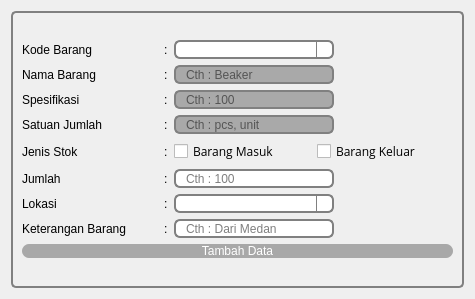
<?xml version="1.0" encoding="UTF-8"?>
<ui version="4.0">
 <class>Form</class>
 <widget class="QWidget" name="Form">
  <property name="geometry">
   <rect>
    <x>0</x>
    <y>0</y>
    <width>475</width>
    <height>299</height>
   </rect>
  </property>
  <property name="windowTitle">
   <string>Form</string>
  </property>
  <layout class="QVBoxLayout" name="verticalLayout_2">
   <item>
    <widget class="QGroupBox" name="groupBox">
     <property name="styleSheet">
      <string notr="true">QGroupBox {
   
    border: 2px solid gray;
    border-radius: 5px;
    margin-top: 1ex; /* leave space at the top for the title */
}

QGroupBox::title {
    subcontrol-origin: margin;
    subcontrol-position: top center; /* position at the top center */

    
}</string>
     </property>
     <property name="title">
      <string/>
     </property>
     <layout class="QVBoxLayout" name="verticalLayout">
      <item>
       <layout class="QGridLayout" name="gridLayout">
        <item row="4" column="0">
         <widget class="QLabel" name="label_11">
          <property name="styleSheet">
           <string notr="true">QLabel {color:black;border:0px;font: 15px &quot;Open Sans&quot;;
padding: 0 0px;}
</string>
          </property>
          <property name="text">
           <string>Jenis Stok</string>
          </property>
         </widget>
        </item>
        <item row="5" column="0">
         <widget class="QLabel" name="label_6">
          <property name="styleSheet">
           <string notr="true">QLabel {color:black;border:0px;font: 15px &quot;Open Sans&quot;;
padding: 0 0px;}
</string>
          </property>
          <property name="text">
           <string>Jumlah</string>
          </property>
         </widget>
        </item>
        <item row="2" column="0">
         <widget class="QLabel" name="label_5">
          <property name="styleSheet">
           <string notr="true">QLabel {color:black;border:0px;font: 15px &quot;Open Sans&quot;;
padding: 0 0px;}
</string>
          </property>
          <property name="text">
           <string>Spesifikasi</string>
          </property>
         </widget>
        </item>
        <item row="3" column="0">
         <widget class="QLabel" name="label_7">
          <property name="styleSheet">
           <string notr="true">QLabel {color:black;border:0px;font: 15px &quot;Open Sans&quot;;
padding: 0 0px;}
</string>
          </property>
          <property name="text">
           <string>Satuan Jumlah</string>
          </property>
         </widget>
        </item>
        <item row="0" column="1">
         <widget class="QLabel" name="label_10">
          <property name="sizePolicy">
           <sizepolicy hsizetype="Fixed" vsizetype="Fixed">
            <horstretch>0</horstretch>
            <verstretch>0</verstretch>
           </sizepolicy>
          </property>
          <property name="maximumSize">
           <size>
            <width>16777215</width>
            <height>21</height>
           </size>
          </property>
          <property name="styleSheet">
           <string notr="true">QLabel {color:black;border:0px;font: 15px &quot;Open Sans&quot;;
padding: 0 0px;}
</string>
          </property>
          <property name="text">
           <string>:</string>
          </property>
          <property name="alignment">
           <set>Qt::AlignLeading|Qt::AlignLeft|Qt::AlignVCenter</set>
          </property>
         </widget>
        </item>
        <item row="4" column="3">
         <widget class="QCheckBox" name="barang_keluar">
          <property name="font">
           <font>
            <family>Open Sans</family>
            <pointsize>9</pointsize>
           </font>
          </property>
          <property name="focusPolicy">
           <enum>Qt::ClickFocus</enum>
          </property>
          <property name="styleSheet">
           <string notr="true">

QCheckBox::indicator:unchecked {
	width : 15px;
	height : 15px;
	
	image: url(:/newPrefix/checkbox-unchecked-svgrepo-com.svg);
}

QCheckBox::indicator:unchecked:hover {
width : 15px;
	height : 15px;
    image: url(:/newPrefix/checkbox-unchecked-hover.svg)
}

QCheckBox{}

QCheckBox::indicator:checked {
width : 15px;
	height : 15px;
    image: url(:/newPrefix/checkbox-checked.svg)
}

QCheckBox::indicator:checked:hover {width : 15px;
	height : 15px;
    image: url(:/newPrefix/checkbox-checked-hover.svg);
}
</string>
          </property>
          <property name="text">
           <string>Barang Keluar</string>
          </property>
         </widget>
        </item>
        <item row="1" column="2" colspan="2">
         <widget class="QLineEdit" name="nama_barang">
          <property name="enabled">
           <bool>true</bool>
          </property>
          <property name="maximumSize">
           <size>
            <width>160</width>
            <height>19</height>
           </size>
          </property>
          <property name="styleSheet">
           <string notr="true">QLineEdit{border: 2px solid gray;
border-radius: 6px;
padding: 0 8px;
min-height: 15px ;
max-height:15px;
}

QLineEdit:read-only {
    background: darkgray;
}</string>
          </property>
          <property name="readOnly">
           <bool>true</bool>
          </property>
          <property name="placeholderText">
           <string>Cth : Beaker</string>
          </property>
         </widget>
        </item>
        <item row="7" column="0">
         <widget class="QLabel" name="label_9">
          <property name="styleSheet">
           <string notr="true">QLabel {color:black;border:0px;font: 15px &quot;Open Sans&quot;;
padding: 0 0px;}
</string>
          </property>
          <property name="text">
           <string>Keterangan Barang</string>
          </property>
         </widget>
        </item>
        <item row="6" column="0">
         <widget class="QLabel" name="label_3">
          <property name="styleSheet">
           <string notr="true">QLabel {color:black;border:0px;font: 15px &quot;Open Sans&quot;;
padding: 0 0px;}
</string>
          </property>
          <property name="text">
           <string>Lokasi</string>
          </property>
         </widget>
        </item>
        <item row="0" column="0">
         <widget class="QLabel" name="label">
          <property name="styleSheet">
           <string notr="true">QLabel {color:black;border:0px;font: 15px &quot;Open Sans&quot;;
padding: 0 0px;}
</string>
          </property>
          <property name="text">
           <string>Kode Barang</string>
          </property>
         </widget>
        </item>
        <item row="0" column="2" colspan="2">
         <widget class="CustomComboBox" name="kodebarang">
          <property name="maximumSize">
           <size>
            <width>160</width>
            <height>19</height>
           </size>
          </property>
          <property name="styleSheet">
           <string notr="true">QComboBox {border: 2px solid gray;
border-radius:6px;
padding: 0 8px;
min-height: 15px ;
max-height:15px;
selection-background-color: darkgray; }

QComboBox::drop-down {
    subcontrol-origin: padding;
    subcontrol-position: top right;
    width: 15px;

    border-left-width: 1px;
    border-left-color: gray;
    border-left-style: solid; /* just a single line */
  	border-top-right-radius: 6px; /* same radius as the QComboBox */
    border-bottom-right-radius: 6px;
}

QComboBox::down-arrow {
	image: url(:/newPrefix/drop-down-arrow.png);
	width: 13px;
    height: 13px;
}

QComboBox::down-arrow:on { /* shift the arrow when popup is open */
    top: 1px;
    left: 1px;
}

QComboBox QAbstractItemView {
    border: 3px solid darkgray;
    selection-background-color: gray;
}</string>
          </property>
          <property name="editable">
           <bool>true</bool>
          </property>
          <property name="placeholderText">
           <string>WOI</string>
          </property>
         </widget>
        </item>
        <item row="4" column="2">
         <widget class="QCheckBox" name="barang_masuk">
          <property name="font">
           <font>
            <family>Open Sans</family>
            <pointsize>9</pointsize>
           </font>
          </property>
          <property name="focusPolicy">
           <enum>Qt::ClickFocus</enum>
          </property>
          <property name="styleSheet">
           <string notr="true">


QCheckBox::indicator:unchecked {
	width : 15px;
	height : 15px;
	
	image: url(:/newPrefix/checkbox-unchecked-svgrepo-com.svg);
}

QCheckBox::indicator:unchecked:hover {
width : 15px;
	height : 15px;
    image: url(:/newPrefix/checkbox-unchecked-hover.svg)
}

QCheckBox{}

QCheckBox::indicator:checked {
width : 15px;
	height : 15px;
    image: url(:/newPrefix/checkbox-checked.svg)
}

QCheckBox::indicator:checked:hover {width : 15px;
	height : 15px;
    image: url(:/newPrefix/checkbox-checked-hover.svg);
}
</string>
          </property>
          <property name="text">
           <string>Barang Masuk</string>
          </property>
          <property name="iconSize">
           <size>
            <width>30</width>
            <height>30</height>
           </size>
          </property>
          <property name="checked">
           <bool>false</bool>
          </property>
          <property name="tristate">
           <bool>false</bool>
          </property>
         </widget>
        </item>
        <item row="1" column="0">
         <widget class="QLabel" name="label_2">
          <property name="styleSheet">
           <string notr="true">QLabel {color:black;border:0px;font: 15px &quot;Open Sans&quot;;
padding: 0 0px;}
</string>
          </property>
          <property name="text">
           <string>Nama Barang</string>
          </property>
         </widget>
        </item>
        <item row="1" column="1">
         <widget class="QLabel" name="label_12">
          <property name="sizePolicy">
           <sizepolicy hsizetype="Fixed" vsizetype="Fixed">
            <horstretch>0</horstretch>
            <verstretch>0</verstretch>
           </sizepolicy>
          </property>
          <property name="maximumSize">
           <size>
            <width>16777215</width>
            <height>21</height>
           </size>
          </property>
          <property name="styleSheet">
           <string notr="true">QLabel {color:black;border:0px;font: 15px &quot;Open Sans&quot;;
padding: 0 0px;}
</string>
          </property>
          <property name="text">
           <string>:</string>
          </property>
          <property name="alignment">
           <set>Qt::AlignLeading|Qt::AlignLeft|Qt::AlignVCenter</set>
          </property>
         </widget>
        </item>
        <item row="2" column="1">
         <widget class="QLabel" name="label_18">
          <property name="sizePolicy">
           <sizepolicy hsizetype="Fixed" vsizetype="Fixed">
            <horstretch>0</horstretch>
            <verstretch>0</verstretch>
           </sizepolicy>
          </property>
          <property name="maximumSize">
           <size>
            <width>16777215</width>
            <height>21</height>
           </size>
          </property>
          <property name="styleSheet">
           <string notr="true">QLabel {color:black;border:0px;font: 15px &quot;Open Sans&quot;;
padding: 0 0px;}
</string>
          </property>
          <property name="text">
           <string>:</string>
          </property>
          <property name="alignment">
           <set>Qt::AlignLeading|Qt::AlignLeft|Qt::AlignVCenter</set>
          </property>
         </widget>
        </item>
        <item row="3" column="1">
         <widget class="QLabel" name="label_13">
          <property name="sizePolicy">
           <sizepolicy hsizetype="Fixed" vsizetype="Fixed">
            <horstretch>0</horstretch>
            <verstretch>0</verstretch>
           </sizepolicy>
          </property>
          <property name="maximumSize">
           <size>
            <width>16777215</width>
            <height>21</height>
           </size>
          </property>
          <property name="styleSheet">
           <string notr="true">QLabel {color:black;border:0px;font: 15px &quot;Open Sans&quot;;
padding: 0 0px;}
</string>
          </property>
          <property name="text">
           <string>:</string>
          </property>
          <property name="alignment">
           <set>Qt::AlignLeading|Qt::AlignLeft|Qt::AlignVCenter</set>
          </property>
         </widget>
        </item>
        <item row="4" column="1">
         <widget class="QLabel" name="label_16">
          <property name="sizePolicy">
           <sizepolicy hsizetype="Fixed" vsizetype="Fixed">
            <horstretch>0</horstretch>
            <verstretch>0</verstretch>
           </sizepolicy>
          </property>
          <property name="maximumSize">
           <size>
            <width>16777215</width>
            <height>21</height>
           </size>
          </property>
          <property name="styleSheet">
           <string notr="true">QLabel {color:black;border:0px;font: 15px &quot;Open Sans&quot;;
padding: 0 0px;}
</string>
          </property>
          <property name="text">
           <string>:</string>
          </property>
          <property name="alignment">
           <set>Qt::AlignLeading|Qt::AlignLeft|Qt::AlignVCenter</set>
          </property>
         </widget>
        </item>
        <item row="5" column="1">
         <widget class="QLabel" name="label_14">
          <property name="sizePolicy">
           <sizepolicy hsizetype="Fixed" vsizetype="Fixed">
            <horstretch>0</horstretch>
            <verstretch>0</verstretch>
           </sizepolicy>
          </property>
          <property name="maximumSize">
           <size>
            <width>16777215</width>
            <height>21</height>
           </size>
          </property>
          <property name="styleSheet">
           <string notr="true">QLabel {color:black;border:0px;font: 15px &quot;Open Sans&quot;;
padding: 0 0px;}
</string>
          </property>
          <property name="text">
           <string>:</string>
          </property>
          <property name="alignment">
           <set>Qt::AlignLeading|Qt::AlignLeft|Qt::AlignVCenter</set>
          </property>
         </widget>
        </item>
        <item row="6" column="1">
         <widget class="QLabel" name="label_17">
          <property name="sizePolicy">
           <sizepolicy hsizetype="Fixed" vsizetype="Fixed">
            <horstretch>0</horstretch>
            <verstretch>0</verstretch>
           </sizepolicy>
          </property>
          <property name="maximumSize">
           <size>
            <width>16777215</width>
            <height>21</height>
           </size>
          </property>
          <property name="styleSheet">
           <string notr="true">QLabel {color:black;border:0px;font: 15px &quot;Open Sans&quot;;
padding: 0 0px;}
</string>
          </property>
          <property name="text">
           <string>:</string>
          </property>
          <property name="alignment">
           <set>Qt::AlignLeading|Qt::AlignLeft|Qt::AlignVCenter</set>
          </property>
         </widget>
        </item>
        <item row="7" column="1">
         <widget class="QLabel" name="label_15">
          <property name="sizePolicy">
           <sizepolicy hsizetype="Fixed" vsizetype="Fixed">
            <horstretch>0</horstretch>
            <verstretch>0</verstretch>
           </sizepolicy>
          </property>
          <property name="maximumSize">
           <size>
            <width>16777215</width>
            <height>21</height>
           </size>
          </property>
          <property name="styleSheet">
           <string notr="true">QLabel {color:black;border:0px;font: 15px &quot;Open Sans&quot;;
padding: 0 0px;}
</string>
          </property>
          <property name="text">
           <string>:</string>
          </property>
          <property name="alignment">
           <set>Qt::AlignLeading|Qt::AlignLeft|Qt::AlignVCenter</set>
          </property>
         </widget>
        </item>
        <item row="2" column="2" colspan="2">
         <widget class="QLineEdit" name="spesifikasi">
          <property name="maximumSize">
           <size>
            <width>160</width>
            <height>19</height>
           </size>
          </property>
          <property name="styleSheet">
           <string notr="true">QLineEdit{border: 2px solid gray;
border-radius: 6px;
padding: 0 8px;
min-height: 15px ;
max-height:15px;
}

QLineEdit:read-only {
    background: darkgray;
}</string>
          </property>
          <property name="readOnly">
           <bool>true</bool>
          </property>
          <property name="placeholderText">
           <string>Cth : 100</string>
          </property>
         </widget>
        </item>
        <item row="3" column="2" colspan="2">
         <widget class="QLineEdit" name="satuan_jumlah">
          <property name="maximumSize">
           <size>
            <width>160</width>
            <height>19</height>
           </size>
          </property>
          <property name="styleSheet">
           <string notr="true">QLineEdit{border: 2px solid gray;
border-radius: 6px;
padding: 0 8px;
min-height: 15px ;
max-height:15px;
}

QLineEdit:read-only {
    background: darkgray;
}</string>
          </property>
          <property name="readOnly">
           <bool>true</bool>
          </property>
          <property name="placeholderText">
           <string>Cth : pcs, unit</string>
          </property>
         </widget>
        </item>
        <item row="5" column="2" colspan="2">
         <widget class="QLineEdit" name="jumlah">
          <property name="maximumSize">
           <size>
            <width>160</width>
            <height>19</height>
           </size>
          </property>
          <property name="styleSheet">
           <string notr="true">QLineEdit{border: 2px solid gray;
border-radius: 6px;
padding: 0 8px;
min-height: 15px ;
max-height:15px;
}

QLineEdit:read-only {
    background: darkgray;
}</string>
          </property>
          <property name="placeholderText">
           <string>Cth : 100</string>
          </property>
         </widget>
        </item>
        <item row="6" column="2" colspan="2">
         <widget class="CustomComboBox" name="lokasi">
          <property name="maximumSize">
           <size>
            <width>160</width>
            <height>19</height>
           </size>
          </property>
          <property name="styleSheet">
           <string notr="true">QComboBox {border: 2px solid gray;
border-radius:6px;
padding: 0 8px;
min-height: 15px ;
max-height:15px;
selection-background-color: darkgray; }

QComboBox::drop-down {
    subcontrol-origin: padding;
    subcontrol-position: top right;
    width: 15px;

    border-left-width: 1px;
    border-left-color: gray;
    border-left-style: solid; /* just a single line */
  	border-top-right-radius: 6px; /* same radius as the QComboBox */
    border-bottom-right-radius: 6px;
}

QComboBox::down-arrow {
	image: url(:/newPrefix/drop-down-arrow.png);
	width: 13px;
    height: 13px;
}

QComboBox::down-arrow:on { /* shift the arrow when popup is open */
    top: 1px;
    left: 1px;
}

QComboBox QAbstractItemView {
    border: 3px solid darkgray;
    selection-background-color: gray;
}</string>
          </property>
          <property name="editable">
           <bool>true</bool>
          </property>
         </widget>
        </item>
        <item row="7" column="2" colspan="2">
         <widget class="QLineEdit" name="keterangan">
          <property name="maximumSize">
           <size>
            <width>160</width>
            <height>19</height>
           </size>
          </property>
          <property name="styleSheet">
           <string notr="true">QLineEdit{border: 2px solid gray;
border-radius: 6px;
padding: 0 8px;
min-height: 15px ;
max-height:15px;
}

QLineEdit:read-only {
    background: darkgray;
}</string>
          </property>
          <property name="text">
           <string/>
          </property>
          <property name="readOnly">
           <bool>false</bool>
          </property>
          <property name="placeholderText">
           <string>Cth : Dari Medan</string>
          </property>
         </widget>
        </item>
        <item row="8" column="0" colspan="4">
         <widget class="QPushButton" name="apply">
          <property name="styleSheet">
           <string notr="true">QPushButton {color:white; background-color:rgb(168, 168, 168);border:0px;font: 13px &quot;Open Sans&quot;;
border-radius: 7px;

padding: 0 8px;}


QPushButton:pressed {
    background-color: qlineargradient(x1: 0, y1: 0, x2: 0, y2: 1,
                                      stop: 0 #dadbde, stop: 1 #f6f7fa);
}


QPushButton:hover {
  background-color:rgb(61, 61, 61)
}

</string>
          </property>
          <property name="text">
           <string>Tambah Data</string>
          </property>
         </widget>
        </item>
       </layout>
      </item>
     </layout>
    </widget>
   </item>
  </layout>
 </widget>
 <customwidgets>
  <customwidget>
   <class>CustomComboBox</class>
   <extends>QComboBox</extends>
   <header>MyWidgets</header>
  </customwidget>
 </customwidgets>
 <resources>
  <include location="../data/ui/logo.qrc"/>
 </resources>
 <connections/>
</ui>
